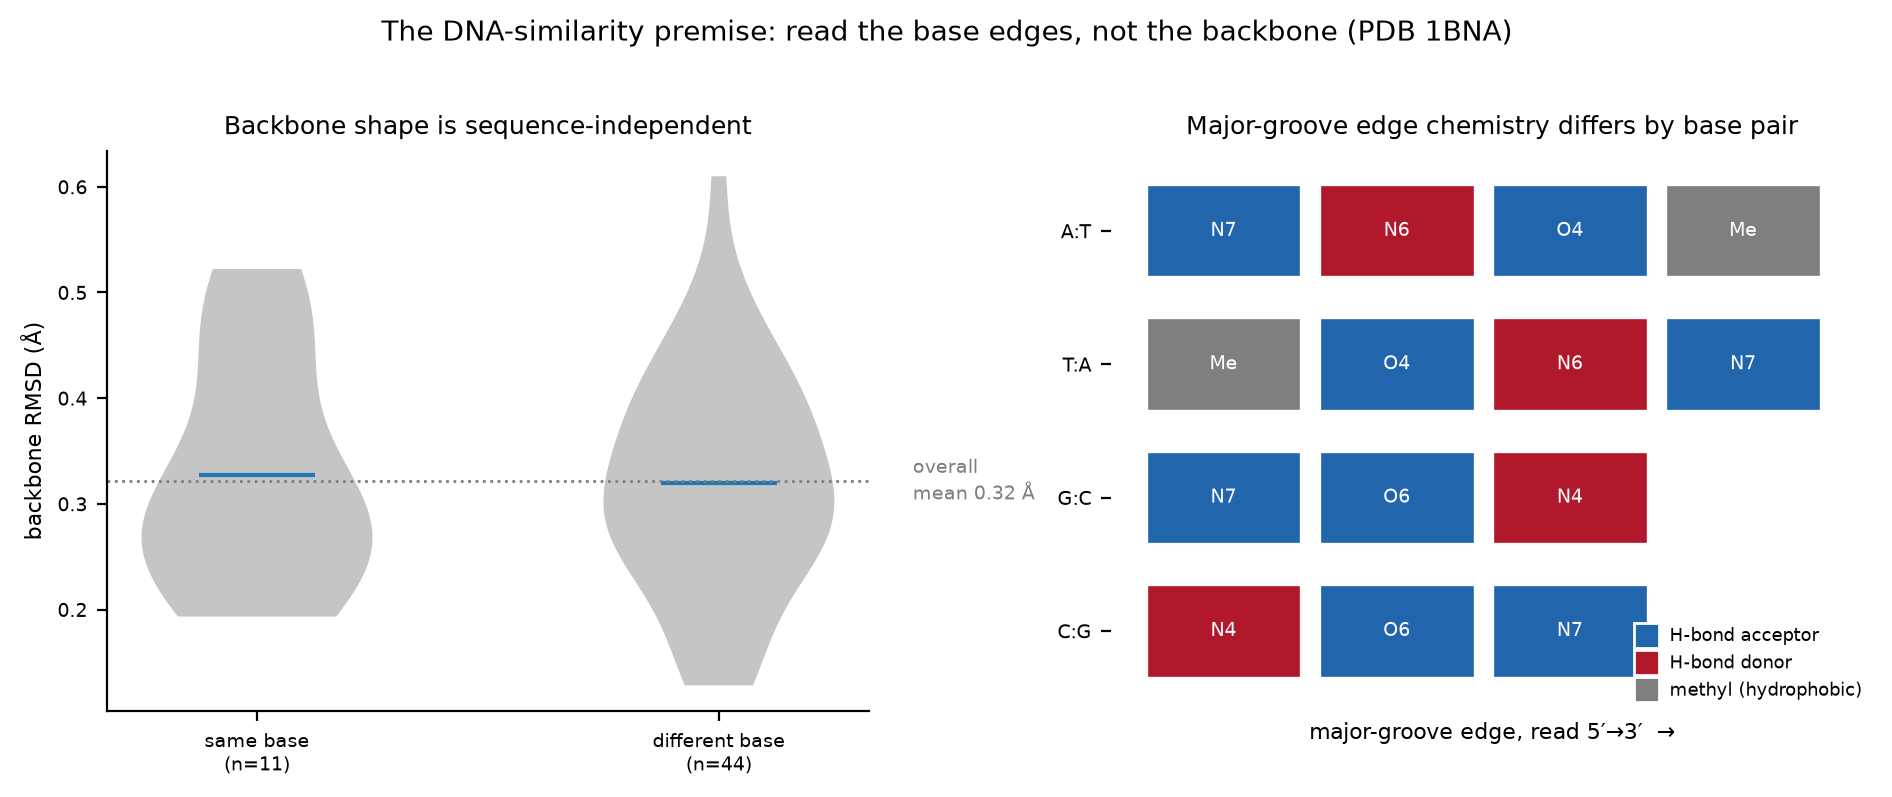

Write the Python code that produced this figure.
# %% [markdown]
# # The DNA-similarity premise
#
# **Why sequence-specific DNA binding is hard — and where the signal actually is.**
#
# The whole Sehgal et al. approach (and its rfd3na conditioning: ori tokens placed
# toward the major groove + H-bond donor/acceptor conditioning on base-edge atoms)
# rests on one structural fact about B-form DNA:
#
# > The sugar-phosphate **backbone is essentially sequence-independent**. A protein
# > cannot tell one base pair from another by backbone shape. The discriminating
# > information lives on the **base edges exposed in the major groove** — the
# > hydrogen-bond donor/acceptor/methyl pattern that differs between A:T, T:A, G:C
# > and C:G.
#
# This notebook establishes both halves quantitatively on a canonical B-DNA
# dodecamer (the Drew–Dickerson dodecamer, PDB **1BNA**), the same reference our
# target-prep geometry uses.

# %%
import urllib.request
import os

import numpy as np
import matplotlib.pyplot as plt

import biotite.structure as struc
import biotite.structure.io.pdbx as pdbx

# %% [markdown]
# ## 1. Load the reference B-DNA dodecamer (PDB 1BNA)

# %%
CIF = "1bna.cif"
if not os.path.exists(CIF):
    urllib.request.urlretrieve("https://files.rcsb.org/download/1BNA.cif", CIF)

arr = pdbx.get_structure(pdbx.CIFFile.read(CIF), model=1)
dna = arr[struc.filter_nucleotides(arr)]
chA = dna[dna.chain_id == "A"]
resids = sorted(set(chA.res_id))
seq = "".join(chA[chA.res_id == r].res_name[0][-1] for r in resids)
print(f"Chain A: {len(resids)} nt, 5'->3' = {seq}")

# %% [markdown]
# ## 2. Backbone degeneracy — base identity does not change backbone shape
#
# For every interior nucleotide (those with a complete sugar–phosphate unit,
# including the 5' phosphate), we superpose the 11-atom backbone unit onto every
# other and record the RMSD. If backbone shape encoded sequence, **same-base** pairs
# would superpose better than **different-base** pairs. They do not.

# %%
BB = ["P", "OP1", "OP2", "O5'", "C5'", "C4'", "C3'", "O3'", "C2'", "C1'", "O4'"]

units = {}
for rid in resids:
    r = chA[chA.res_id == rid]
    units[rid] = (r.res_name[0][-1], {a.atom_name: a.coord for a in r})

interior = [rid for rid in resids if all(a in units[rid][1] for a in BB)]
bases = [units[rid][0] for rid in interior]


def unit_coords(rid):
    return np.array([units[rid][1][a] for a in BB])


def kabsch_rmsd(a, b):
    ac, bc = a - a.mean(0), b - b.mean(0)
    H = ac.T @ bc
    U, S, Vt = np.linalg.svd(H)
    d = np.sign(np.linalg.det(Vt.T @ U.T))
    R = Vt.T @ np.diag([1, 1, d]) @ U.T
    return np.sqrt(np.mean(np.sum((ac @ R.T - bc) ** 2, axis=1)))


n = len(interior)
M = np.zeros((n, n))
for i in range(n):
    for j in range(n):
        M[i, j] = kabsch_rmsd(unit_coords(interior[i]), unit_coords(interior[j]))

same = [M[i, j] for i in range(n) for j in range(i + 1, n) if bases[i] == bases[j]]
diff = [M[i, j] for i in range(n) for j in range(i + 1, n) if bases[i] != bases[j]]
print(f"backbone RMSD, same-base pairs:  {np.mean(same):.3f} +/- {np.std(same):.3f} A (n={len(same)})")
print(f"backbone RMSD, diff-base pairs:  {np.mean(diff):.3f} +/- {np.std(diff):.3f} A (n={len(diff)})")
print(f"max backbone RMSD across all interior nucleotides: {M[np.triu_indices(n, 1)].max():.3f} A")

# %% [markdown]
# **Result.** Same-base and different-base backbone RMSDs are indistinguishable
# (both ~0.32 Å, well within the crystallographic coordinate error), and the
# largest backbone deviation across all interior nucleotides is < 0.7 Å. Backbone
# geometry carries **no usable sequence information**.

# %% [markdown]
# ## 3. Where the signal is — major-groove base-edge chemistry
#
# Each Watson–Crick base pair presents a distinct pattern of hydrogen-bond
# donors (D), acceptors (A) and the thymine methyl (M) on its **major-groove edge**
# (the Seeman–Rosenberg readout code). A protein that hydrogen-bonds into the major
# groove *can* discriminate all four base pairs — which is exactly what rfd3na's
# H-bond donor/acceptor conditioning targets.

# %%
# Major-groove edge signature per base pair (5'->3' reading, strand | complement).
bp_signatures = {
    "A:T": ["A:N7", "A:N6(D)", "T:O4(A)", "T:C7-methyl(M)"],
    "T:A": ["T:O4(A)", "T:C7-methyl(M)", "A:N7", "A:N6(D)"],
    "G:C": ["G:N7(A)", "G:O6(A)", "C:N4(D)"],
    "C:G": ["C:N4(D)", "G:N7(A)", "G:O6(A)"],
}
for bp, sig in bp_signatures.items():
    print(f"{bp}:  {'  '.join(sig)}")
print(f"\nDistinct major-groove signatures: {len(set(map(tuple, bp_signatures.values())))} of 4 base pairs")

# %% [markdown]
# ## 4. Figure — the premise in one panel
#
# The right panel encodes the major-groove edge as the **ordered** sequence of
# chemical features read along the groove. This matters: A:T and T:A present the
# *same* atom types but in opposite order (one is the mirror of the other), as do
# G:C and C:G — so all four base pairs are distinguishable, which a
# presence-only matrix would hide.

# %%
from matplotlib.patches import Rectangle
from matplotlib.lines import Line2D

# self-contained style (no external kernel helpers, so a fresh checkout re-runs)
META_GREY = "#7f7f7f"
plt.rcParams.update({
    "font.size": 8, "axes.titlesize": 9, "axes.labelsize": 8,
    "xtick.labelsize": 7, "ytick.labelsize": 7, "legend.fontsize": 6.5,
    "axes.spines.top": False, "axes.spines.right": False,
})


def set_frame(ax):
    ax.spines["top"].set_visible(False)
    ax.spines["right"].set_visible(False)

# ordered major-groove readout (5'->3' along the groove): A=H-bond acceptor,
# D=H-bond donor, M=thymine methyl (hydrophobic). A:T is the mirror of T:A.
readout = {
    "A:T": [("N7", "A"), ("N6", "D"), ("O4", "A"), ("Me", "M")],
    "T:A": [("Me", "M"), ("O4", "A"), ("N6", "D"), ("N7", "A")],
    "G:C": [("N7", "A"), ("O6", "A"), ("N4", "D")],
    "C:G": [("N4", "D"), ("O6", "A"), ("N7", "A")],
}
ROLE_COLORS = {"A": "#2166AC", "D": "#B2182B", "M": "#7F7F7F"}  # acceptor / donor / methyl
ROLE_NAMES = {"A": "H-bond acceptor", "D": "H-bond donor", "M": "methyl (hydrophobic)"}

fig, (axL, axR) = plt.subplots(1, 2, figsize=(9.5, 4.0))

# --- Left: backbone RMSD distributions, same vs different base ---
parts = axL.violinplot([same, diff], showmeans=True, showextrema=False)
for pc in parts["bodies"]:
    pc.set_facecolor(META_GREY)
    pc.set_alpha(0.45)
axL.set_xticks([1, 2])
axL.set_xticklabels([f"same base\n(n={len(same)})", f"different base\n(n={len(diff)})"])
axL.set_ylabel("backbone RMSD (Å)")
axL.set_title("Backbone shape is sequence-independent")
grand = np.mean(same + diff)
axL.axhline(grand, ls=":", c=META_GREY, lw=1)
axL.text(2.42, grand, f"overall\nmean {grand:.2f} Å", va="center", ha="left",
         fontsize=7, color=META_GREY)
axL.margins(x=0.05)
set_frame(axL)

# --- Right: ordered major-groove readout strip, one row per base pair ---
for i, (bp, feats) in enumerate(readout.items()):
    y = len(readout) - 1 - i
    for j, (atom, role) in enumerate(feats):
        axR.add_patch(Rectangle((j, y - 0.35), 0.9, 0.7,
                                 facecolor=ROLE_COLORS[role], edgecolor="white", lw=1.2))
        txt_c = "white" if role != "M" else "white"
        axR.text(j + 0.45, y, atom, ha="center", va="center", color=txt_c, fontsize=7)
axR.set_xlim(-0.2, 4.2)
axR.set_ylim(-0.6, len(readout) - 0.4)
axR.set_yticks(range(len(readout)))
axR.set_yticklabels(list(readout.keys())[::-1])
axR.set_xticks([])
for sp in axR.spines.values():
    sp.set_visible(False)
axR.set_title("Major-groove edge chemistry differs by base pair")
axR.set_xlabel("major-groove edge, read 5′→3′  →")
# legend in whitespace (right margin)
handles = [Line2D([0], [0], marker="s", ls="", markerfacecolor=c,
                  markeredgecolor="white", markersize=9, label=ROLE_NAMES[r])
           for r, c in ROLE_COLORS.items()]
axR.legend(handles=handles, loc="lower right", frameon=False, fontsize=6.5,
           handletextpad=0.3, borderaxespad=0.2)

fig.suptitle("The DNA-similarity premise: read the base edges, not the backbone (PDB 1BNA)",
             fontsize=10)
fig.tight_layout(rect=[0, 0, 1, 0.96])
fig.savefig("dna_similarity_premise.png", dpi=200, bbox_inches="tight")
print("saved dna_similarity_premise.png")
print("ordered readouts distinct across all 4 base pairs:",
      len({tuple(v) for v in readout.values()}) == 4)

# %% [markdown]
# ## Takeaway
#
# * **Backbone:** same-base vs different-base RMSD ≈ 0.32 Å either way — no signal.
# * **Major groove:** each base pair has a distinct donor/acceptor/methyl edge.
#
# Sequence-specific recognition therefore *must* read the major-groove base edges.
# This is the structural justification for rfd3na's conditioning strategy in the
# binder block: place the designed protein's centre of mass toward the major groove
# (ori token) and condition backbone generation on the major-groove H-bond
# donor/acceptor atoms of the target sequence. Note that A:T is the mirror image of
# T:A (and G:C of C:G): they present the same feature *types* in opposite 5′→3′
# order, so discrimination depends on the 3D placement of those atoms, not just
# which atoms are present — which is why rfd3na conditions on atom coordinates, not
# an atom list.
